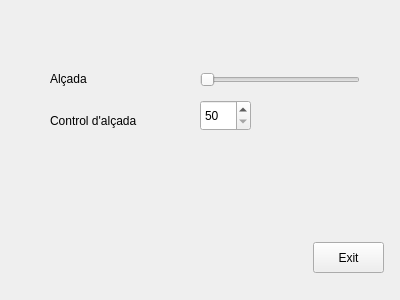
<?xml version="1.0" encoding="UTF-8"?>
<ui version="4.0">
 <class>MyForm</class>
 <widget class="QWidget" name="MyForm">
  <property name="geometry">
   <rect>
    <x>0</x>
    <y>0</y>
    <width>400</width>
    <height>300</height>
   </rect>
  </property>
  <property name="windowTitle">
   <string>FormulariQt</string>
  </property>
  <widget class="QPushButton" name="pushButton">
   <property name="geometry">
    <rect>
     <x>313</x>
     <y>242</y>
     <width>71</width>
     <height>31</height>
    </rect>
   </property>
   <property name="text">
    <string>Exit</string>
   </property>
  </widget>
  <widget class="QLabel" name="label">
   <property name="geometry">
    <rect>
     <x>50</x>
     <y>70</y>
     <width>54</width>
     <height>17</height>
    </rect>
   </property>
   <property name="text">
    <string>Alçada</string>
   </property>
  </widget>
  <widget class="QLabel" name="label_2">
   <property name="geometry">
    <rect>
     <x>50</x>
     <y>110</y>
     <width>131</width>
     <height>21</height>
    </rect>
   </property>
   <property name="text">
    <string>Control d'alçada</string>
   </property>
  </widget>
  <widget class="QSlider" name="horizontalSlider">
   <property name="geometry">
    <rect>
     <x>200</x>
     <y>70</y>
     <width>160</width>
     <height>20</height>
    </rect>
   </property>
   <property name="minimum">
    <number>50</number>
   </property>
   <property name="maximum">
    <number>220</number>
   </property>
   <property name="orientation">
    <enum>Qt::Horizontal</enum>
   </property>
  </widget>
  <widget class="QSpinBox" name="spinBox">
   <property name="geometry">
    <rect>
     <x>200</x>
     <y>100</y>
     <width>51</width>
     <height>31</height>
    </rect>
   </property>
   <property name="minimum">
    <number>50</number>
   </property>
   <property name="maximum">
    <number>220</number>
   </property>
  </widget>
 </widget>
 <resources/>
 <connections>
  <connection>
   <sender>horizontalSlider</sender>
   <signal>valueChanged(int)</signal>
   <receiver>spinBox</receiver>
   <slot>setValue(int)</slot>
   <hints>
    <hint type="sourcelabel">
     <x>309</x>
     <y>87</y>
    </hint>
    <hint type="destinationlabel">
     <x>221</x>
     <y>114</y>
    </hint>
   </hints>
  </connection>
  <connection>
   <sender>spinBox</sender>
   <signal>valueChanged(int)</signal>
   <receiver>horizontalSlider</receiver>
   <slot>setValue(int)</slot>
   <hints>
    <hint type="sourcelabel">
     <x>215</x>
     <y>113</y>
    </hint>
    <hint type="destinationlabel">
     <x>215</x>
     <y>79</y>
    </hint>
   </hints>
  </connection>
 </connections>
</ui>
